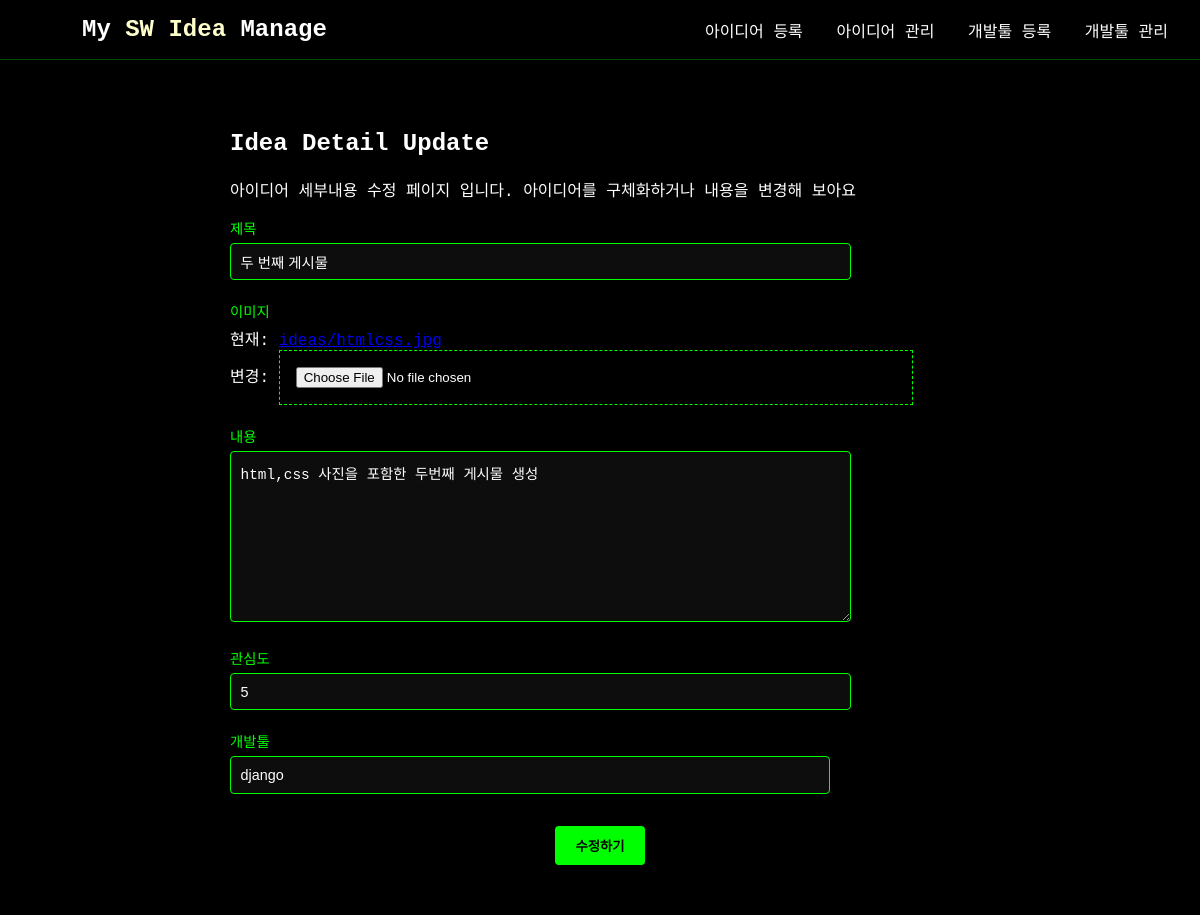
Page /idea/12/update/ on the committed database.
### ideas/models.py (models this page shows, shortened)
class Idea(models.Model):
    title = models.CharField("제목", max_length=200)
    image = models.ImageField("이미지", upload_to='ideas/')
    content = models.TextField("내용")
    interest = models.IntegerField("관심도", default=0)
    devtool = models.ForeignKey(DevTool, on_delete=models.CASCADE)
    author = models.ForeignKey(User, on_delete=models.CASCADE)
    created_at = models.DateTimeField("생성일지", auto_now_add=True)
    stars = models.ManyToManyField(User, through='IdeaStar', related_name='starred_ideas')

### ideas/views.py (the view)
# urls.py: path('idea/<int:pk>/update/', views.idea_update, name='idea_update'),
def idea_update(request, pk):
    idea = get_object_or_404(Idea, pk=pk)
    if request.method == 'POST':
        form = IdeaForm(request.POST, request.FILES, instance=idea)
        if form.is_valid():
            idea = form.save()
            return redirect('ideas:idea_detail', pk=idea.pk)
    else:
        form = IdeaForm(instance=idea)
    return render(request, 'ideas/idea_update.html', {
        'form': form,
        'idea': idea
    })

### ideas/forms.py
class IdeaForm(forms.ModelForm):
    class Meta:
        model = Idea
        fields = ['title', 'image', 'content', 'interest', 'devtool']
        widgets = {
            'title': forms.TextInput(attrs={'class': 'form-control', 'placeholder': '아이디어 제목을 입력하세요'}),
            'image': forms.ClearableFileInput(attrs={'class': 'form-control'}),
            'content': forms.Textarea(attrs={'class': 'form-control', 'placeholder': '아이디어 내용을 입력하세요'}),
            'interest': forms.NumberInput(attrs={'class': 'form-control', 'placeholder': '관심도를 입력하세요'}),
            'devtool': forms.Select(attrs={'class': 'form-control'})
        }

### ideas/models.py (called while the page is built)
    def __str__(self):
        return self.name

### ideas/templates/ideas/idea_update.html (shortened to what this page needs)
{% extends 'base.html' %}
{% load static %}
{% block content %}
<div class="detail-container">
    <div class="detail-content">
        <h2>Idea Detail Update</h2>
        <p>아이디어 세부내용 수정 페이지 입니다. 아이디어를 구체화하거나 내용을 변경해 보아요</p>
        <form method="post" enctype="multipart/form-data">
            <div class="form-group">
                <label>제목</label>
                {{ form.title }}
            </div>
            <div class="form-group">
                <label>이미지</label>
                {{ form.image }}
            </div>
            <div class="form-group">
                <label>내용</label>
                {{ form.content }}
            </div>
            <div class="form-group">
                <label>관심도</label>
                {{ form.interest }}
            </div>
            <div class="form-group">
                <label>개발툴</label>
                {{ form.devtool }}
            </div>
            <button type="submit" class="submit-btn">수정하기</button>
        </form>
    </div>
</div>
{% endblock %}

### ideas/static/ideas/css/style.css (style rules this page uses)
:root { --bg-dark: rgba(40, 44, 52, 0.95); --text-green: #00ff00; --text-white: #ffffff; }
body { margin: 0; padding: 0; font-family: 'Courier New', monospace; background: #000; color: var(--text-white); }
.form-group { margin-bottom: 1.5rem; }
.form-group label { display: block; color: var(--text-green); margin-bottom: 0.5rem; font-size: 0.9rem; }
.form-group input[type="text"], .form-group input[type="number"], .form-group textarea, .form-group select { width: 100%; max-width: 600px; padding: 0.6rem; background: rgba(255, 255, 255, 0.05); border: 1px solid var(--text-green); color: var(--text-white); border-radius: 4px; font-size: 0.9rem; }
.form-group textarea { height: 150px; resize: vertical; }
.form-group select { appearance: none; background-repeat: no-repeat; background-position: right 0.7rem top 50%; background-size: 1rem auto; padding-right: 2rem; }
.form-group select option { background: rgba(30, 30, 30, 0.95); color: var(--text-white); padding: 0.5rem; }
.form-group input[type="file"] { border: 1px dashed var(--text-green); padding: 1rem; width: 100%; max-width: 600px; cursor: pointer; }
.submit-btn { background: var(--text-green); color: #000; padding: 0.8rem 2rem; border: none; border-radius: 4px; cursor: pointer; font-weight: bold; display: block; margin: 2rem auto 0; transition: background-color 0.3s; }
.submit-btn { background: #00ff00; color: #000; padding: 0.8rem 2rem; border: none; border-radius: 4px; cursor: pointer; font-weight: bold; }

### ideas/templates/ideas/idea_update.html (style rules this page uses)
.detail-container { max-width: 800px; margin: 0 auto; padding: 20px; }
.detail-content { background: rgba(0, 0, 0, 0.3); border-radius: 8px; padding: 30px; }
.form-group { margin-bottom: 20px; }
.form-group label { display: block; color: #00ff00; margin-bottom: 5px; }
.submit-btn { background: #00ff00; color: black; padding: 10px 20px; border: none; border-radius: 4px; cursor: pointer; }

### rows in the picture
Idea: title "두 번째 게시물", content "html,css 사진을 포함한 두번째 게시물 생성", interest "5", devtool "django"
